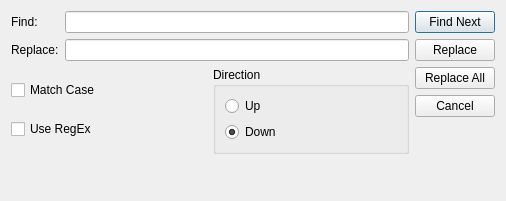
<?xml version="1.0" encoding="UTF-8"?>
<ui version="4.0">
 <class>FindReplaceDialog</class>
 <widget class="QDialog" name="FindReplaceDialog">
  <property name="geometry">
   <rect>
    <x>0</x>
    <y>0</y>
    <width>506</width>
    <height>201</height>
   </rect>
  </property>
  <property name="windowTitle">
   <string>Find Replace</string>
  </property>
  <layout class="QHBoxLayout" name="horizontalLayout_2">
   <item>
    <layout class="QVBoxLayout" name="verticalLayoutFields">
     <item>
      <layout class="QFormLayout" name="formLayout">
       <item row="0" column="0">
        <widget class="QLabel" name="labelFind">
         <property name="text">
          <string>Find:</string>
         </property>
        </widget>
       </item>
       <item row="0" column="1">
        <widget class="QLineEdit" name="lineEditFind"/>
       </item>
       <item row="1" column="0">
        <widget class="QLabel" name="labelReplace">
         <property name="text">
          <string>Replace:</string>
         </property>
        </widget>
       </item>
       <item row="1" column="1">
        <widget class="QLineEdit" name="lineEditReplace"/>
       </item>
      </layout>
     </item>
     <item>
      <layout class="QHBoxLayout" name="horizontalLayoutOptions">
       <item>
        <layout class="QVBoxLayout" name="verticalLayoutNoButtons">
         <item>
          <widget class="QCheckBox" name="checkBoxMatchCase">
           <property name="text">
            <string>Match Case</string>
           </property>
          </widget>
         </item>
         <item>
          <widget class="QCheckBox" name="checkBoxUseRegEx">
           <property name="text">
            <string>Use RegEx</string>
           </property>
          </widget>
         </item>
        </layout>
       </item>
       <item>
        <widget class="QGroupBox" name="groupBox">
         <property name="title">
          <string>Direction</string>
         </property>
         <layout class="QVBoxLayout" name="verticalLayout">
          <item>
           <widget class="QRadioButton" name="radioButtonUp">
            <property name="text">
             <string>Up</string>
            </property>
           </widget>
          </item>
          <item>
           <widget class="QRadioButton" name="radioButtonDown">
            <property name="text">
             <string>Down</string>
            </property>
            <property name="checked">
             <bool>true</bool>
            </property>
           </widget>
          </item>
         </layout>
        </widget>
       </item>
      </layout>
     </item>
     <item>
      <spacer name="verticalSpacerFields">
       <property name="orientation">
        <enum>Qt::Vertical</enum>
       </property>
       <property name="sizeHint" stdset="0">
        <size>
         <width>20</width>
         <height>40</height>
        </size>
       </property>
      </spacer>
     </item>
    </layout>
   </item>
   <item>
    <layout class="QVBoxLayout" name="verticalLayoutButtons">
     <item>
      <widget class="QPushButton" name="pushButtonFindNext">
       <property name="text">
        <string>Find Next</string>
       </property>
      </widget>
     </item>
     <item>
      <widget class="QPushButton" name="pushButtonReplace">
       <property name="text">
        <string>Replace</string>
       </property>
      </widget>
     </item>
     <item>
      <widget class="QPushButton" name="pushButtonReplaceAll">
       <property name="text">
        <string>Replace All</string>
       </property>
      </widget>
     </item>
     <item>
      <widget class="QPushButton" name="pushButtonCancel">
       <property name="text">
        <string>Cancel</string>
       </property>
      </widget>
     </item>
     <item>
      <spacer name="verticalSpacer">
       <property name="orientation">
        <enum>Qt::Vertical</enum>
       </property>
       <property name="sizeHint" stdset="0">
        <size>
         <width>20</width>
         <height>40</height>
        </size>
       </property>
      </spacer>
     </item>
    </layout>
   </item>
  </layout>
 </widget>
 <resources/>
 <connections/>
</ui>
